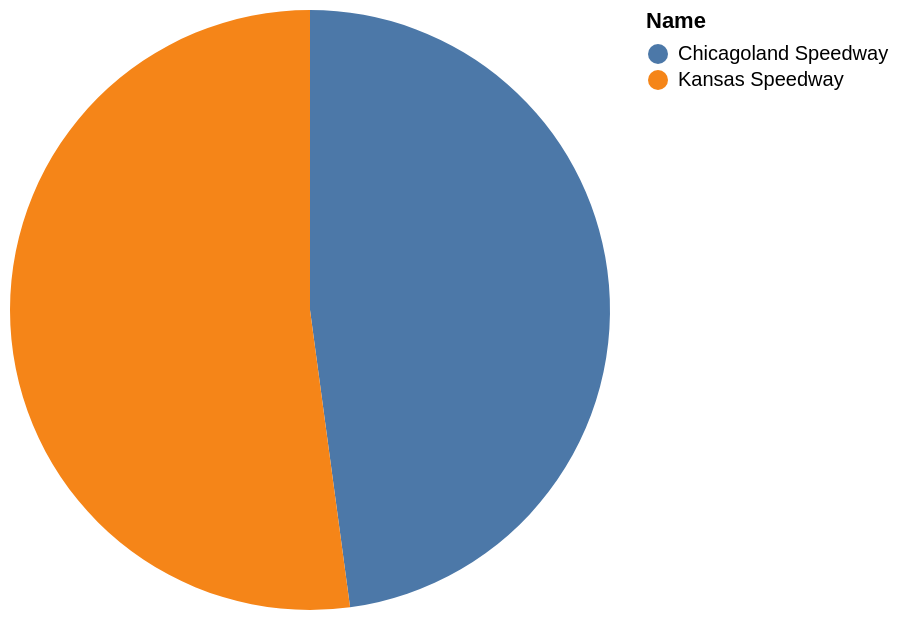

Describe this chart as a Vega-Lite specification.
### Vega-Lite specification from a JSON file in a GitHub repository (floating-point values rounded to 4 significant figures)
{"data": {"values": [{"x_data": "Chicagoland Speedway", "y_data": 75000}, {"x_data": "Kansas Speedway", "y_data": 81687}]}, "mark": "arc", "encoding": {"theta": {"field": "y_data", "type": "quantitative", "title": "Seating"}, "color": {"field": "x_data", "type": "nominal", "title": "Name"}}}
